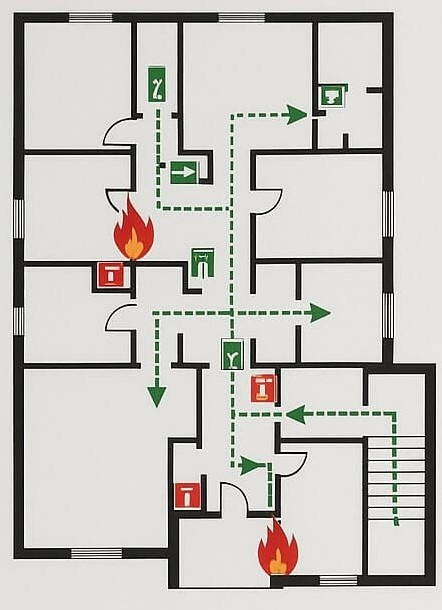
#> input picture debug/0_original.jpg, 442 x 610 px
$ python image_processor.py debug/0_original.jpg debug/1_wall_raw.jpg
#> lines starting #> are read from the running program, lines starting #| are printed output that depends on the picture; after the words box and inside, x2 and y2 are one past the last pixel; in counts of white or black regions, pixels touching at a corner belong together
"""
image_processor — автоматическая растровая разметка помещений по плану
пожарной/эвакуационной схемы.

Публичный интерфейс, совместимый с app.py:
    img = load_image(path)
    result = detect_floor_plan(img)

result:
    {
        "rooms": [
            {"points": [(x, y), ...], "room_type": ""}
        ]
    }

Главная идея версии 2:
1. Из изображения извлекаются только тёмные малонасыщенные линии стен.
2. Цветные пути эвакуации, пиктограммы и текст не считаются стенами.
3. Разрывы стен восстанавливаются не одним большим closing, а несколькими
   направленными масштабами. Это позволяет одновременно находить:
   - маленькие помещения с узкими дверями;
   - большие помещения;
   - внешние двери/окна, которые иначе соединяют комнату с фоном.
4. Результаты нескольких масштабов объединяются. Крупный кандидат,
   содержащий несколько более стабильных маленьких кандидатов, считается
   "склеенным" помещением и отбрасывается.
5. Контуры очищаются, упрощаются и ортогонализируются.
6. Для отладки можно получить цветную полупрозрачную визуализацию комнат.

Главное отличие: перед поиском комнат строится геометрический каркас стен.
Тонкие дверные дуги, лестничные штрихи и тёмные части пиктограмм не
считаются стенами только потому, что они тёмные.
"""

from __future__ import annotations

import math
from typing import Any, Dict, List, Optional, Sequence, Tuple

import cv2
import numpy as np

Point = Tuple[float, float]


# ============================================================================
# 1. Загрузка
# ============================================================================

def load_image(path: str):
    """Загрузить изображение в BGR, включая Windows-пути с кириллицей."""
#> called with path = 'debug/0_original.jpg'
    data = np.fromfile(path, dtype=np.uint8)
    img = cv2.imdecode(data, cv2.IMREAD_COLOR)
#> img is the input picture: shape (610, 442, 3); mean B, G, R 190.2, 195.3, 197.2
    if img is None:
        raise ValueError(f"Не удалось прочитать изображение: {path}")
    return img


# ============================================================================
# 2. Маска стен
# ============================================================================

def _dark_wall_candidate(
    img: np.ndarray,
    v_thresh: int = 110,
    chroma_thresh: int = 25,
) -> np.ndarray:
    """Первичная маска потенциально чёрных/серых линий."""
    b, g, r = cv2.split(img)
    mx = np.maximum(np.maximum(b, g), r).astype(np.int16)
    mn = np.minimum(np.minimum(b, g), r).astype(np.int16)
    chroma = mx - mn

    mask = ((mx < v_thresh) & (chroma <= chroma_thresh)).astype(np.uint8) * 255
    return cv2.morphologyEx(
        mask,
        cv2.MORPH_CLOSE,
        cv2.getStructuringElement(cv2.MORPH_ELLIPSE, (3, 3)),
    )


def _wall_mask(
    img: np.ndarray,
    v_thresh: int = 110,
    chroma_thresh: int = 25,
) -> np.ndarray:
    """
    Построить именно КАРКАС СТЕН, а не просто маску всех тёмных объектов.

    Ключевая идея новой версии:
      1. сначала находим все тёмные пиксели;
      2. distance transform оставляет только достаточно толстое ядро стен;
      3. тонкие дуги дверей, лестничные штрихи, текст и контуры значков
         в ядро не попадают;
      4. ядро расширяется обратно до толщины стены.

    Это принципиально важно для планов эвакуации: зелёные маршруты,
    огнетушители и прочие цветные элементы уже отбрасываются chroma-фильтром,
    а чёрные дуги дверей/штриховка лестниц отбрасываются по толщине.
    """
    dark = _dark_wall_candidate(
        img,
        v_thresh=v_thresh,
        chroma_thresh=chroma_thresh,
    )

    dist = cv2.distanceTransform(dark, cv2.DIST_L2, 5)
    values = dist[dark > 0]

    if len(values) == 0:
        return dark

    h, w = dark.shape[:2]
    raw_thickness = 2.0 * float(np.percentile(values, 90))
    thickness = float(np.clip(raw_thickness, 2.0, math.hypot(h, w) * 0.03))

    # Ядро должно быть достаточно толстым, чтобы выбросить тонкие
    # графические элементы, но не настолько, чтобы исчезли реальные стены.
    core_radius = max(1.8, thickness * 0.22)
    core = (dist >= core_radius).astype(np.uint8) * 255

    # Возвращаем ядру примерно исходную толщину стены.
    expand = max(1, int(round(thickness * 0.50)))
    kernel = cv2.getStructuringElement(
        cv2.MORPH_RECT,
        (2 * expand + 1, 2 * expand + 1),
    )
    wall = cv2.dilate(core, kernel)

    # Убираем совсем мелкие изолированные остатки, которые иногда
    # появляются на JPEG-шумах.
    n, labels, stats, _ = cv2.connectedComponentsWithStats(wall, 8)
    clean = np.zeros_like(wall)
    min_component = max(12, int(h * w * 0.00002))
    for i in range(1, n):
        area = int(stats[i, cv2.CC_STAT_AREA])
        bw = int(stats[i, cv2.CC_STAT_WIDTH])
        bh = int(stats[i, cv2.CC_STAT_HEIGHT])
        if area >= min_component or max(bw, bh) >= max(12, int(thickness * 3)):
            clean[labels == i] = 255

    return clean


def _remove_small_blobs(mask: np.ndarray, *args, **kwargs) -> np.ndarray:
    """Совместимый API: после нового wall-mask дополнительная чистка не нужна."""
    return mask


# ============================================================================
# 3. Оценка толщины
# ============================================================================

def _estimate_thickness(mask: np.ndarray) -> float:
    """Оценить характерную толщину основной сети стен."""
    n, labels, stats, _ = cv2.connectedComponentsWithStats(mask, 8)
    if n <= 1:
        return 3.0

    biggest = max(
        range(1, n),
        key=lambda i: int(stats[i, cv2.CC_STAT_AREA]),
    )
    main = np.uint8(labels == biggest) * 255

    dist = cv2.distanceTransform(main, cv2.DIST_L2, 5)
    vals = dist[main > 0]
    vals = vals[vals > 0]

    if len(vals) == 0:
        return 3.0

    h, w = mask.shape[:2]
    diag = math.hypot(h, w)

    # 90-й процентиль устойчивее медианы для планов, где есть
    # много тонких пиктограмм/штрихов.
    thickness = 2.0 * float(np.percentile(vals, 90))
    return float(np.clip(thickness, 2.0, diag * 0.03))


# ============================================================================
# 4. Восстановление разрывов стен
# ============================================================================

# [43 lines left out: functions _directional_gap_repair, _repair_scales, not called in this run]


# ============================================================================
# 4.5. Закрытие дверных проёмов и выбор масштаба
# ============================================================================

def _close_wall_gaps(wall_mask: np.ndarray, radius: int) -> np.ndarray:
    """
    Закрывает только линейные разрывы стен.

    В отличие от квадратного closing, здесь отдельно закрываются
    горизонтальные и вертикальные разрывы. Это позволяет закрыть дверь,
    не превращая соседний широкий проход в стену.
    """
    radius = max(1, int(radius))
    out = wall_mask.copy()

    hk = cv2.getStructuringElement(cv2.MORPH_RECT, (2 * radius + 1, 1))
    vk = cv2.getStructuringElement(cv2.MORPH_RECT, (1, 2 * radius + 1))

    out = cv2.morphologyEx(out, cv2.MORPH_CLOSE, hk)
    out = cv2.morphologyEx(out, cv2.MORPH_CLOSE, vk)
    return out


def _room_components(
    closed_wall_mask: np.ndarray,
    min_area: float,
) -> List[Dict[str, Any]]:
    """Получить реальные внутренние области после закрытия дверей."""
    free = cv2.bitwise_not(closed_wall_mask)
    n, labels, stats, _ = cv2.connectedComponentsWithStats(free, 8)

    border_labels = (
        set(labels[0, :].tolist())
        | set(labels[-1, :].tolist())
        | set(labels[:, 0].tolist())
        | set(labels[:, -1].tolist())
    )
    border_labels.discard(0)

    result: List[Dict[str, Any]] = []
    for i in range(1, n):
        if i in border_labels:
            continue

        area = float(stats[i, cv2.CC_STAT_AREA])
        if area < min_area:
            continue

        mask = np.uint8(labels == i) * 255
        contours, _ = cv2.findContours(mask, cv2.RETR_EXTERNAL, cv2.CHAIN_APPROX_SIMPLE)
        if not contours:
            continue
        cnt = max(contours, key=cv2.contourArea)
        contour_area = float(cv2.contourArea(cnt))
        if contour_area < min_area * 0.55:
            continue

        x, y, w, h = cv2.boundingRect(cnt)
        bbox_area = max(1, w * h)
        rectangularity = contour_area / bbox_area

        result.append({
            "mask": mask,
            "contour": cnt,
            "pixel_area": area,
            "area": contour_area,
            "bbox": (x, y, w, h),
            "rectangularity": rectangularity,
        })

    return result


def _scale_quality(
    candidates: List[Dict[str, Any]],
    image_area: int,
) -> float:
    """
    Оценка одного масштаба.

    Нам нужен не максимальный number of blobs, а масштаб, где:
      - есть достаточно крупных помещений;
      - мало микрорегионов;
      - нет одного огромного помещения, означающего незакрытые двери.
    """
    if not candidates:
        return -1e9

    areas = sorted((c["area"] for c in candidates), reverse=True)
    significant = [a for a in areas if a >= image_area * 0.01]
    medium = [a for a in areas if a >= image_area * 0.005]

    if not significant:
        return -1e9

    count = len(significant)
    # Для обычного плана количество комнат обычно лежит далеко ниже
    # нескольких десятков. После 20 качество масштаба резко падает:
    # это почти всегда разбиение коридоров/значков на мелкие области.
    count_score = 3.0 * min(count, 16) - 0.55 * max(0, count - 16) ** 2

    # Слишком маленькие области — шум.
    tiny_penalty = 0.25 * max(0, len(medium) - count)

    # Если одна область занимает почти весь внутренний контур, двери ещё
    # не закрылись. Небольшой бонус за более равномерное разбиение.
    largest_ratio = areas[0] / max(1.0, sum(areas))
    huge_penalty = 7.0 * max(0.0, largest_ratio - 0.72)

    return count_score - tiny_penalty - huge_penalty


def _select_single_scale(
    wall_mask: np.ndarray,
    thickness: float,
    image_area: int,
) -> Tuple[int, List[Dict[str, Any]], List[Tuple[int, float, int]]]:
    """Выбрать один наиболее правдоподобный размер закрытия дверей."""
    factors = (1.75, 2.0, 2.25, 2.5, 2.75, 3.0, 3.25, 3.5, 3.75, 4.0, 4.25)
    evaluations: List[Tuple[int, float, List[Dict[str, Any]]]] = []

    min_area = max(350.0, image_area * 0.0045)

    for factor in factors:
        radius = max(2, int(round(thickness * factor)))
        closed = _close_wall_gaps(wall_mask, radius)
        candidates = _room_components(closed, min_area=min_area)
        quality = _scale_quality(candidates, image_area)
        evaluations.append((radius, quality, candidates))

    # При одинаковом качестве предпочитаем более крупный радиус: он обычно
    # закрывает дополнительные двери, но не влияет на уже закрытые стены.
    evaluations.sort(key=lambda x: (x[1], x[0]), reverse=True)
    best_radius, _, best_candidates = evaluations[0]

    debug = [
        (r, round(q, 3), len(c))
        for r, q, c in evaluations
    ]
    return best_radius, best_candidates, debug


# ============================================================================
# 5. Извлечение кандидатов комнат на одном масштабе
# ============================================================================

# [221 lines left out: functions _extract_candidates_at_scale, _bbox_intersection, _mask_iou, _candidate_stability, _is_composite_candidate, _merge_multiscale_candidates, not called in this run]


# ============================================================================
# 7. Контур -> чистый полигон
# ============================================================================

def _contour_to_points(
    cnt: np.ndarray,
    simplify_frac: float = 0.006,
) -> List[Point]:
    peri = cv2.arcLength(cnt, True)
    eps = max(1.5, simplify_frac * peri)
    approx = cv2.approxPolyDP(cnt, eps, True)

    return [
        (float(p[0][0]), float(p[0][1]))
        for p in approx
    ]


def _orthogonalize(
    points: List[Point],
    angle_tol_deg: float = 8.0,
) -> List[Point]:
    """
    Горизонтальные/вертикальные рёбра принудительно выравниваются.

    Диагональные стены не трогаются.
    """
    if len(points) < 3:
        return points

    out = list(points)
    n = len(out)

    for i in range(n):
        x1, y1 = out[i]
        x2, y2 = out[(i + 1) % n]

        dx = x2 - x1
        dy = y2 - y1
        length = math.hypot(dx, dy)

        if length < 1e-6:
            continue

        angle = math.degrees(math.atan2(dy, dx)) % 180

        if angle < angle_tol_deg or angle > 180 - angle_tol_deg:
            ny = (y1 + y2) / 2.0
            out[i] = (x1, ny)
            out[(i + 1) % n] = (x2, ny)

        elif abs(angle - 90) < angle_tol_deg:
            nx = (x1 + x2) / 2.0
            out[i] = (nx, y1)
            out[(i + 1) % n] = (nx, y2)

    return out


def _merge_close_points(
    points: List[Point],
    tol: float,
) -> List[Point]:
    if not points:
        return points

    out: List[Point] = []

    for p in points:
        if (
            out
            and math.hypot(
                p[0] - out[-1][0],
                p[1] - out[-1][1],
            ) < tol
        ):
            continue
        out.append(p)

    if (
        len(out) > 1
        and math.hypot(
            out[0][0] - out[-1][0],
            out[0][1] - out[-1][1],
        ) < tol
    ):
        out.pop()

    return out


def _clean_room_polygon(
    room_mask: np.ndarray,
    thickness: float,
) -> Optional[List[Point]]:
    contours, _ = cv2.findContours(
        room_mask,
        cv2.RETR_EXTERNAL,
        cv2.CHAIN_APPROX_SIMPLE,
    )
    if not contours:
        return None

    cnt = max(contours, key=cv2.contourArea)

    if cv2.contourArea(cnt) <= 1.0:
        return None

    points = _contour_to_points(cnt)

    if len(points) < 3:
        return None

    for _ in range(2):
        points = _orthogonalize(points)
        points = _merge_close_points(
            points,
            tol=max(2.0, thickness * 0.45),
        )

    if len(points) < 3:
        return None

    return [
        (round(x, 1), round(y, 1))
        for x, y in points
    ]


# ============================================================================
# 8. Консервативное определение лестницы
# ============================================================================

def _staircase_score(
    img: np.ndarray,
    polygon: Sequence[Point],
) -> float:
    """
    Оценивает наличие лестничной графики внутри полигона.

    Метод намеренно консервативный: много повторяющихся коротких
    горизонтальных/вертикальных тёмных штрихов повышает score.
    Если score низкий, тип помещения не меняется.
    """
    if len(polygon) < 3:
        return 0.0

    mask = np.zeros(img.shape[:2], np.uint8)
    pts = np.array(polygon, dtype=np.int32)
    cv2.fillPoly(mask, [pts], 255)

    gray = cv2.cvtColor(img, cv2.COLOR_BGR2GRAY)
    dark = cv2.inRange(gray, 0, 100)
    dark = cv2.bitwise_and(dark, mask)

    area = float(np.count_nonzero(mask))
    if area < 500:
        return 0.0

    # Считаем короткие повторяющиеся горизонтальные/вертикальные
    # сегменты через HoughLinesP.
    edges = cv2.Canny(dark, 50, 140)
    lines = cv2.HoughLinesP(
        edges,
        1,
        np.pi / 180,
        threshold=max(8, int(min(mask.shape) * 0.02)),
        minLineLength=5,
        maxLineGap=2,
    )

    if lines is None:
        return 0.0

    short_parallel = 0

    for line in lines[:, 0]:
        x1, y1, x2, y2 = map(int, line)
        dx = abs(x2 - x1)
        dy = abs(y2 - y1)
        length = math.hypot(dx, dy)

        if 5 <= length <= 45 and (dx <= 2 or dy <= 2):
            short_parallel += 1

    density = short_parallel / max(1.0, area / 1000.0)
    return float(density)


def _assign_room_type(
    img: np.ndarray,
    polygon: Sequence[Point],
) -> str:
    # Порог намеренно высокий: лучше оставить обычную комнату,
    # чем ошибочно назвать помещение лестницей.
    return "лестница" if _staircase_score(img, polygon) >= 20.0 else ""


# ============================================================================
# 9. Цветная визуализация
# ============================================================================

_DEFAULT_ROOM_COLORS = [
    (235, 185, 150),
    (155, 220, 160),
    (180, 160, 235),
    (225, 215, 145),
    (235, 165, 185),
    (150, 215, 225),
    (205, 165, 225),
    (180, 210, 145),
    (235, 190, 135),
    (165, 190, 235),
    (215, 170, 145),
    (170, 220, 200),
]


def render_room_overlay(
    img: np.ndarray,
    result: Dict[str, Any],
    alpha: float = 0.34,
) -> np.ndarray:
    """
    Полупрозрачно закрасить найденные помещения.

    В отличие от старого debug_visualize здесь:
      - используются стабильные пастельные цвета;
      - стены/пути эвакуации остаются видимыми;
      - контуры комнат не заменяют исходную графику;
      - цвета повторяются циклически, если комнат больше палитры.
    """
    if img is None:
        raise ValueError("render_room_overlay: пустое изображение")

    alpha = float(np.clip(alpha, 0.0, 1.0))
    overlay = img.copy()

    for i, room in enumerate(result.get("rooms", [])):
        points = room.get("points") or []
        if len(points) < 3:
            continue

        pts = np.array(points, dtype=np.int32)
        color = _DEFAULT_ROOM_COLORS[i % len(_DEFAULT_ROOM_COLORS)]

        cv2.fillPoly(overlay, [pts], color)

    return cv2.addWeighted(overlay, alpha, img, 1.0 - alpha, 0)


def _debug_visualize(
    img: np.ndarray,
    result: Dict[str, Any],
) -> np.ndarray:
    """Совместимый старый debug-вызов, теперь с нормальной заливкой."""
    return render_room_overlay(img, result, alpha=0.42)


# ============================================================================
# 10. Главная функция
# ============================================================================

def detect_floor_plan(
    img: np.ndarray,
    v_thresh: int = 110,
    chroma_thresh: int = 25,
    door_gap_factor: float = 4.33,
    min_room_side: float = 5.0,
    debug: bool = False,
) -> Dict[str, Any]:
    """
    Растровый план -> список комнат.

    Параметры оставлены совместимыми с предыдущей версией.
    door_gap_factor теперь задаёт верхний масштаб multiscale-поиска,
    а не единственный размер морфологического closing.

    Возвращает:
        {"rooms": [{"points": [...], "room_type": ""}, ...]}

    Координаты остаются в пикселях исходного изображения.
    """
#> called with v_thresh = 110, chroma_thresh = 25, door_gap_factor = 4.33, min_room_side = 5, debug = True
    if img is None:
        raise ValueError("detect_floor_plan: пустое изображение")

    h, w = img.shape[:2]

    # 1) Из изображения извлекаем именно толстый геометрический каркас стен.
    #    Цветные маршруты/иконки здесь уже не участвуют, а тонкие чёрные
    #    дуги дверей и штриховка лестниц отбрасываются по толщине.
    dark_candidate = _dark_wall_candidate(
        img,
        v_thresh=v_thresh,
        chroma_thresh=chroma_thresh,
    )
#> in _dark_wall_candidate, `mx = np.maximum(np.maximum(b, g), r).astype(np.int16)`:
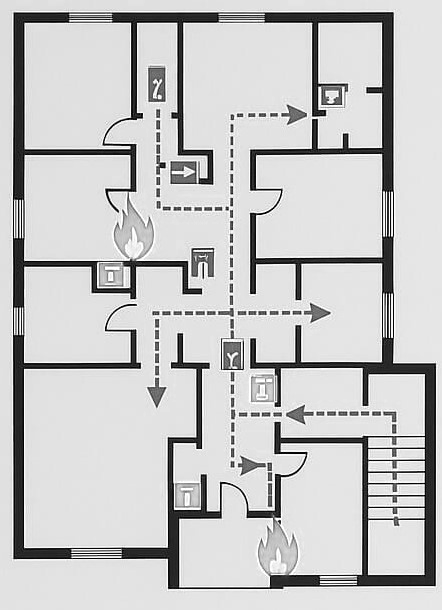
#> mx: shape (610, 442) int16; min 0, max 255, mean 198.5
#> in _dark_wall_candidate, `chroma = mx - mn`:
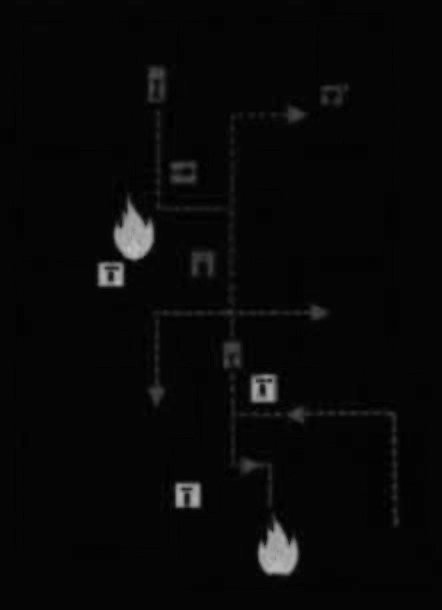
#> chroma: shape (610, 442) int16; min 0, max 195, mean 8.5
#> in _dark_wall_candidate, `mask = ((mx < v_thresh) & (chroma <= chroma_thresh)).astype(np.uint8) ..`:
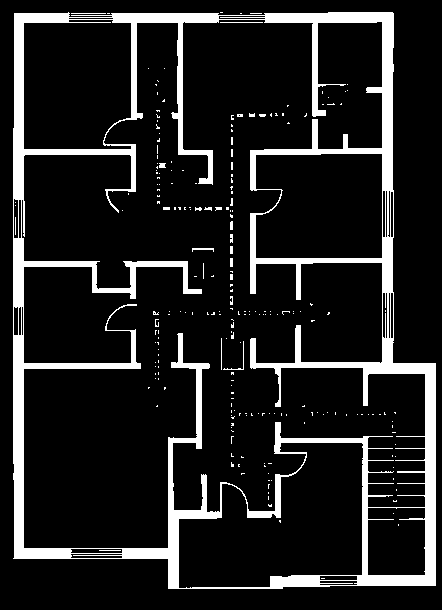
#> mask: shape (610, 442); 12.9% white; 225 white regions (207 under 20 px), largest, box (x1, y1, x2, y2) and area: (13, 12, 436, 589) 33302, (223, 341, 244, 370) 55, (192, 248, 214, 252) 48
    wall_mask = _wall_mask(
        img,
        v_thresh=v_thresh,
        chroma_thresh=chroma_thresh,
    )
#> in _wall_mask, `dist = cv2.distanceTransform(dark, cv2.DIST_L2, 5)`:
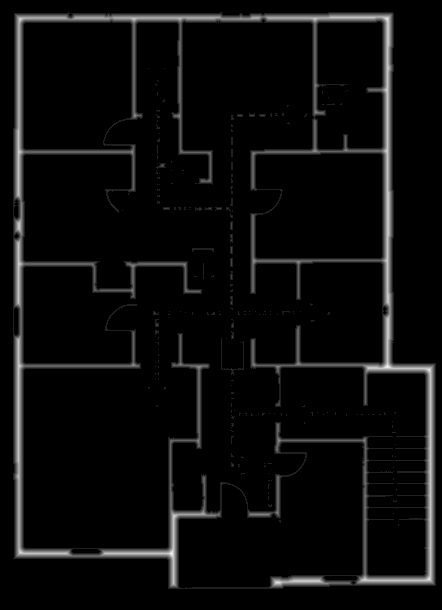
#> dist: shape (610, 442) float32; min 0, max 7.8, mean 0.347; drawn with min black and max white
#> in _wall_mask, `raw_thickness = 2.0 * float(np.percentile(values, 90))`: raw_thickness = 10
#> in _wall_mask, `core_radius = max(1.8, thickness * 0.22)`: core_radius = 2.2
#> in _wall_mask, `core = (dist >= core_radius).astype(np.uint8) * 255`:
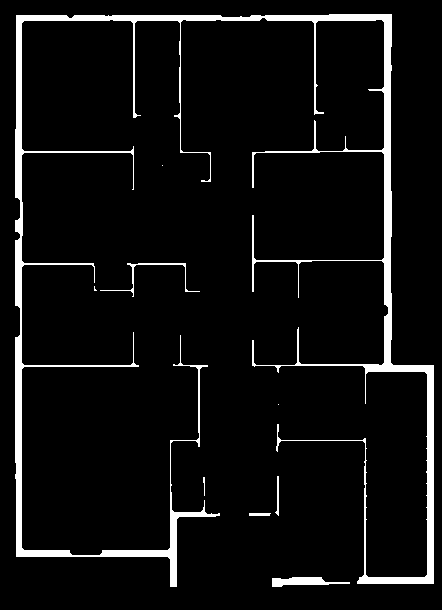
#> core: shape (610, 442); 6.1% white; 9 white regions (3 under 20 px), largest, box (x1, y1, x2, y2) and area: (15, 14, 434, 587) 15548, (272, 577, 350, 587) 462, (100, 263, 200, 297) 255, (275, 476, 279, 516) 83, (249, 513, 271, 516) 64, (203, 477, 205, 496) 25
#> in _wall_mask, `expand = max(1, int(round(thickness * 0.50)))`: expand = 5
#> in _wall_mask, `wall = cv2.dilate(core, kernel)`:
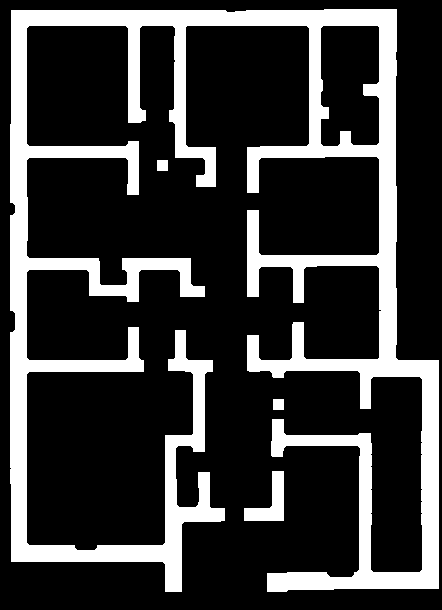
#> wall: shape (610, 442); 22.3% white; 4 white regions, box (x1, y1, x2, y2) and area: (10, 9, 439, 592) 58802, (244, 471, 284, 521) 967, (157, 160, 168, 171) 121, (273, 399, 284, 410) 121
#> in _wall_mask, `n, labels, stats, _ = cv2.connectedComponentsWithStats(wall, 8)`:
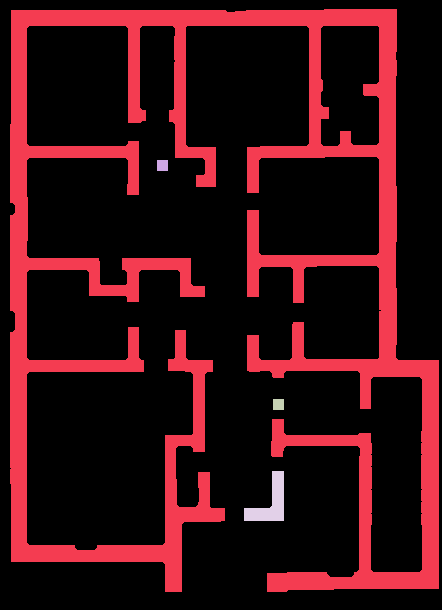
#> labels: shape (610, 442) int32; 5 distinct labels, from 0 to 4; one colour per label, 0 black
#> in _wall_mask, `n, labels, stats, _ = cv2.connectedComponentsWithStats(wall, 8)`: stats = [[0, 0, 442, 610, 209609], [10, 9, 429, 583, 58802], [157, 160, 11, 11, 121], [273, 399, 11, 11, 121], [244, 471, 40, 50, 967]]
#> (the rest of the program and of its run is left out)
